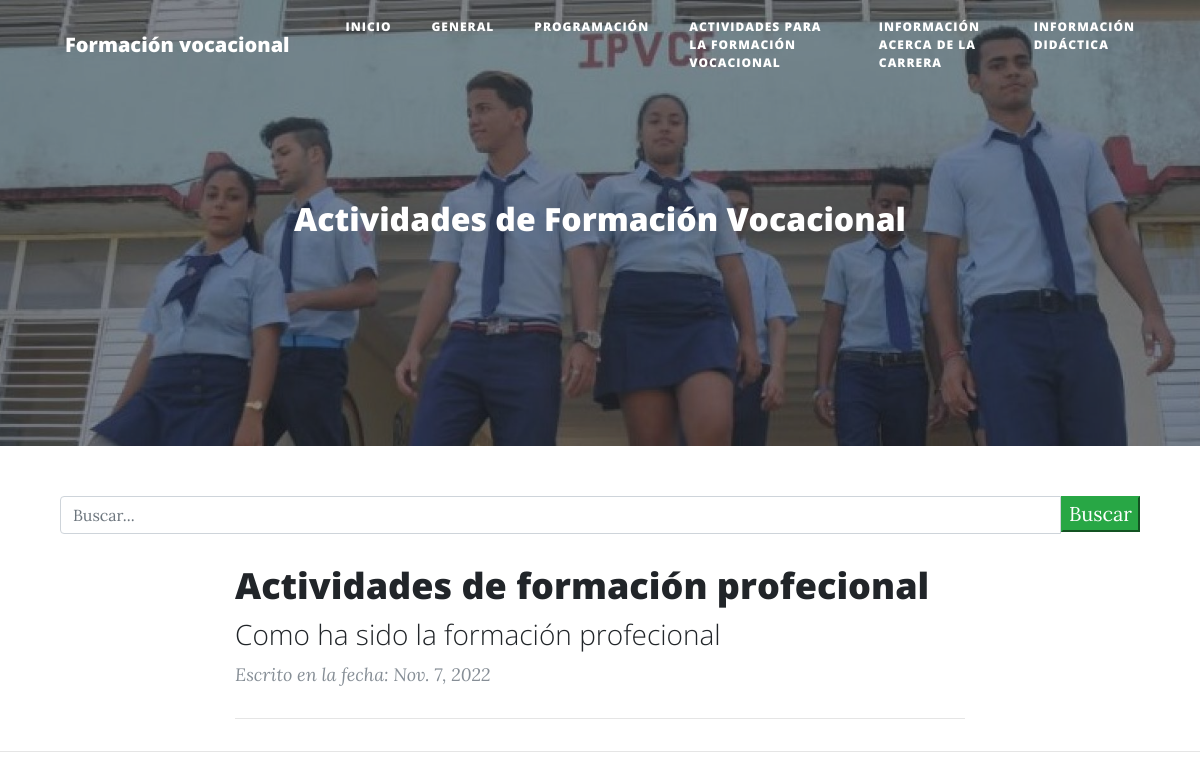
Before: /actividades_formacion/ with the older database file.
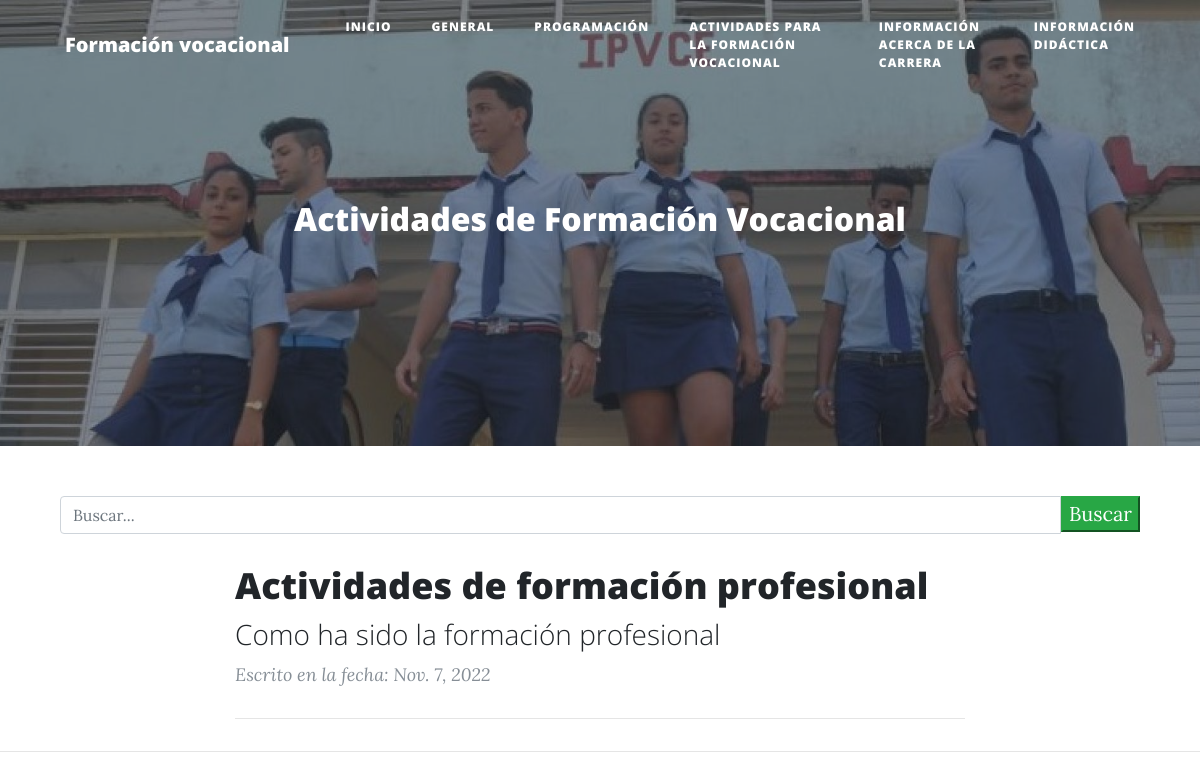
After: the same page with the newer database file.
### aplicaciones/blog/models.py (models this page shows, shortened)
class Post(models.Model):
    id = models.AutoField(primary_key=True)
    titulo = models.CharField(max_length=90, blank=False, null=False, verbose_name='Titulo')
    slug = models.CharField(max_length=100, blank=False, null=False, verbose_name='Slugs')
    descripcion = models.CharField(max_length=100, blank=False, null=False, verbose_name='Descripción')
    contenido = RichTextField(verbose_name='Contenido')
    imagen = models.URLField(max_length=9999999 ,blank=False, null=False)
    autor = models.ForeignKey(Autor, on_delete=models.CASCADE)
    categoria = models.ForeignKey(Categoria, on_delete=models.CASCADE)
    estado = models.BooleanField(default=True ,verbose_name='Publicado/No Publicado')
    fecha_creacion = models.DateField(auto_now=False, auto_now_add=True, verbose_name='Fecha de creación')
    class Meta:
        verbose_name = 'Post'
        verbose_name_plural = 'Posts'

### aplicaciones/blog/views.py (the view)
# urls.py: path('actividades_formacion/', actividades_formacion, name='actividades_formacion'),
def actividades_formacion(request):
    posts = Post.objects.filter(
        estado=True,
        categoria=Categoria.objects.get(nombre='Actividades de Formación Vocacional'))
    return render(request, 'actividades_formacion.html', {'posts': posts})

### Templates/actividades_formacion.html (shortened to what this page needs)
{% extends 'index.html' %}
{% load staticfiles %}
{% block imagen %}
    {% static 'img/formacion.jpg' %}
{% endblock imagen %}
{% block titulo_principal %}
    Actividades de Formación Vocacional
{% endblock titulo_principal %}

### Templates/index.html (shortened to what this page needs)
{% load staticfiles %}
<!DOCTYPE html>
<html lang="es">
<head>
    <link href="{% static 'vendor/bootstrap/css/bootstrap.min.css' %}" rel="stylesheet">
    <link href="{% static 'vendor/fontawesome-free/css/all.min.css' %}" rel="stylesheet" type="text/css">
    <link href="{% static 'css/clean-blog.min.css' %}" rel="stylesheet">
</head>
<body>
<nav class="navbar navbar-expand-lg navbar-light fixed-top" id="mainNav">
    <div class="container">
        <a class="navbar-brand" href="{% url 'blog:index' %}">Formación vocacional</a>
        <div class="collapse navbar-collapse" id="navbarResponsive">
            <ul class="navbar-nav ml-auto">
                <li class="nav-item">
                    <a class="nav-link" href="{% url 'blog:index' %}">Inicio</a>
                </li>
                <li class="nav-item">
                    <a class="nav-link" href="{% url 'blog:generales' %}">General</a>
                </li>
                <li class="nav-item">
                    <a class="nav-link" href="{% url 'blog:programacion' %}">Programación</a>
                </li>
                <li class="nav-item">
                    <a class="nav-link" href="{% url 'blog:actividades_formacion' %}">Actividades para la Formación Vocacional</a>
                </li>
                <li class="nav-item">
                    <a class="nav-link" href="{% url 'blog:info_carrera' %}">Información acerca de la carrera</a>
                </li>
                <li class="nav-item">
                    <a class="nav-link" href="{% url 'blog:informacion_didactica' %}">Información Didáctica</a>
                </li>
            </ul>
        </div>
    </div>
</nav>
<header class="masthead"
        style="background-image: url({% block imagen %}{% static 'img/home-bg.jpg' %}{% endblock imagen %})">
    <div class="overlay"></div>
    <div class="container">
        <div class="row">
            <div class="col-lg-8 col-md-10 mx-auto">
                <div class="site-heading">
                    <h2>{% block titulo_principal %}Blog de Formación Vocacional{% endblock titulo_principal %}</h2>
                </div>
            </div>
        </div>
    </div>
</header>
{% block barra_busqueda %}
    <div class="container">
        <div class="row">
            <div class="col-md-12 search">
                <form method="get">
                    <div id="custom-search-input">
                        <div class="input-group col-md-12">
                            <input type="text" class="form-control" placeholder="Buscar..." id="name" name="buscar"
                                   value="{{ request.GET.buscar }}">
                            <span class="input-group-list">
                                <button type="submit" class="button btn-success">Buscar</button>
                            </span>
                        </div>
                    </div>
                </form>
            </div>
        </div>
    </div>
{% endblock barra_busqueda %}
<div class="container">
    <div class="row">
        <div class="col-lg-8 col-md-10 mx-auto">
            {% block contenido %}
                {% if posts %}
                    {% for post in posts %}
                        <div class="post-preview">
                            <a href="{% url 'blog:detalle_post' post.slug %}">
                                <h2 class="post-title">
                                    {{ post.titulo }}
                                </h2>
                                <h3 class="post-subtitle">
                                    {{ post.descripcion }}
                                </h3>
                            </a>
                            <p class="post-meta">Escrito en la fecha: {{ post.fecha_creacion }}</p>
                        </div>
                        <hr>
                    {% endfor %}
                {% else %}
                    <h2>No existe Post registrados</h2>
                {% endif %}
            {% endblock contenido %}
        </div>
    </div>
</div>
<hr>
</body>
</html>

Changed rows visible on the page:
changed Post: titulo "Actividades de formación profecional" → "Actividades de formación profesional"; descripcion "Como ha sido la formación profecional" → "Como ha sido la formación profesional"
